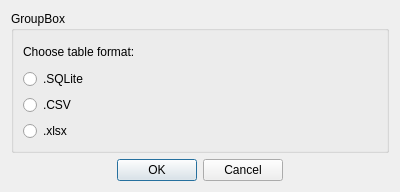
<?xml version="1.0" encoding="UTF-8"?>
<ui version="4.0">
 <class>DownloadDialog</class>
 <widget class="QDialog" name="DownloadDialog">
  <property name="geometry">
   <rect>
    <x>0</x>
    <y>0</y>
    <width>400</width>
    <height>192</height>
   </rect>
  </property>
  <property name="windowTitle">
   <string>Dialog</string>
  </property>
  <layout class="QVBoxLayout" name="verticalLayout">
   <item>
    <widget class="QGroupBox" name="groupBox">
     <property name="title">
      <string>GroupBox</string>
     </property>
     <layout class="QVBoxLayout" name="verticalLayout_2">
      <item>
       <widget class="QLabel" name="label">
        <property name="minimumSize">
         <size>
          <width>151</width>
          <height>0</height>
         </size>
        </property>
        <property name="text">
         <string>Choose table format:</string>
        </property>
       </widget>
      </item>
      <item>
       <widget class="QRadioButton" name="radioButton_3">
        <property name="text">
         <string>.SQLite</string>
        </property>
       </widget>
      </item>
      <item>
       <widget class="QRadioButton" name="radioButton">
        <property name="text">
         <string>.CSV</string>
        </property>
       </widget>
      </item>
      <item>
       <widget class="QRadioButton" name="radioButton_2">
        <property name="text">
         <string>.xlsx</string>
        </property>
       </widget>
      </item>
     </layout>
    </widget>
   </item>
   <item>
    <widget class="QDialogButtonBox" name="buttonBox">
     <property name="orientation">
      <enum>Qt::Orientation::Horizontal</enum>
     </property>
     <property name="standardButtons">
      <set>QDialogButtonBox::StandardButton::Cancel|QDialogButtonBox::StandardButton::Ok</set>
     </property>
     <property name="centerButtons">
      <bool>true</bool>
     </property>
    </widget>
   </item>
  </layout>
 </widget>
 <resources/>
 <connections>
  <connection>
   <sender>buttonBox</sender>
   <signal>accepted()</signal>
   <receiver>DownloadDialog</receiver>
   <slot>accept()</slot>
   <hints>
    <hint type="sourcelabel">
     <x>248</x>
     <y>254</y>
    </hint>
    <hint type="destinationlabel">
     <x>157</x>
     <y>274</y>
    </hint>
   </hints>
  </connection>
  <connection>
   <sender>buttonBox</sender>
   <signal>rejected()</signal>
   <receiver>DownloadDialog</receiver>
   <slot>reject()</slot>
   <hints>
    <hint type="sourcelabel">
     <x>316</x>
     <y>260</y>
    </hint>
    <hint type="destinationlabel">
     <x>286</x>
     <y>274</y>
    </hint>
   </hints>
  </connection>
 </connections>
</ui>
